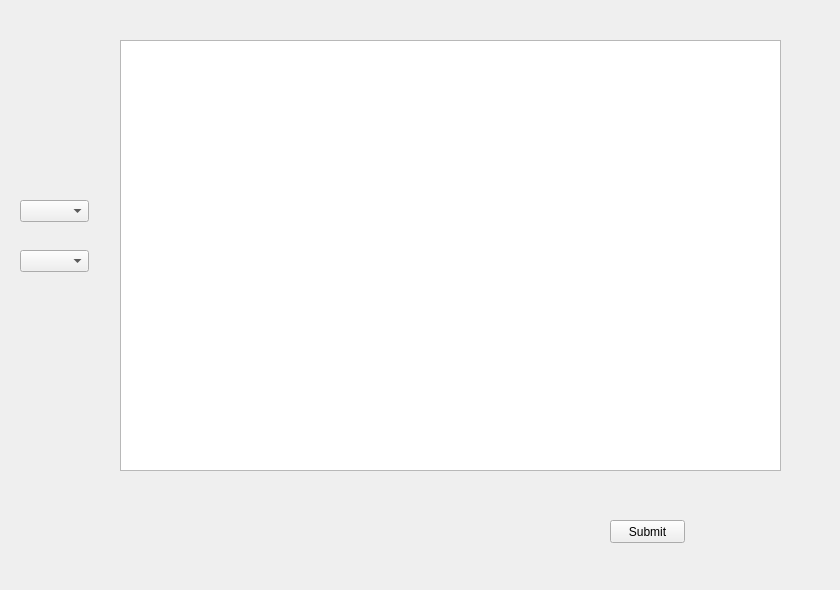
<?xml version="1.0" encoding="UTF-8"?>
<ui version="4.0">
 <class>ptpzrn_viewer</class>
 <widget class="QWidget" name="ptpzrn_viewer">
  <property name="geometry">
   <rect>
    <x>0</x>
    <y>0</y>
    <width>840</width>
    <height>590</height>
   </rect>
  </property>
  <property name="windowTitle">
   <string>Form</string>
  </property>
  <widget class="QTableView" name="tableView">
   <property name="geometry">
    <rect>
     <x>120</x>
     <y>40</y>
     <width>661</width>
     <height>431</height>
    </rect>
   </property>
  </widget>
  <widget class="QComboBox" name="comboBox">
   <property name="geometry">
    <rect>
     <x>20</x>
     <y>200</y>
     <width>69</width>
     <height>22</height>
    </rect>
   </property>
  </widget>
  <widget class="QComboBox" name="comboBox_2">
   <property name="geometry">
    <rect>
     <x>20</x>
     <y>250</y>
     <width>69</width>
     <height>22</height>
    </rect>
   </property>
  </widget>
  <widget class="QPushButton" name="pushButton">
   <property name="geometry">
    <rect>
     <x>610</x>
     <y>520</y>
     <width>75</width>
     <height>23</height>
    </rect>
   </property>
   <property name="text">
    <string>Submit</string>
   </property>
  </widget>
 </widget>
 <resources/>
 <connections/>
</ui>
